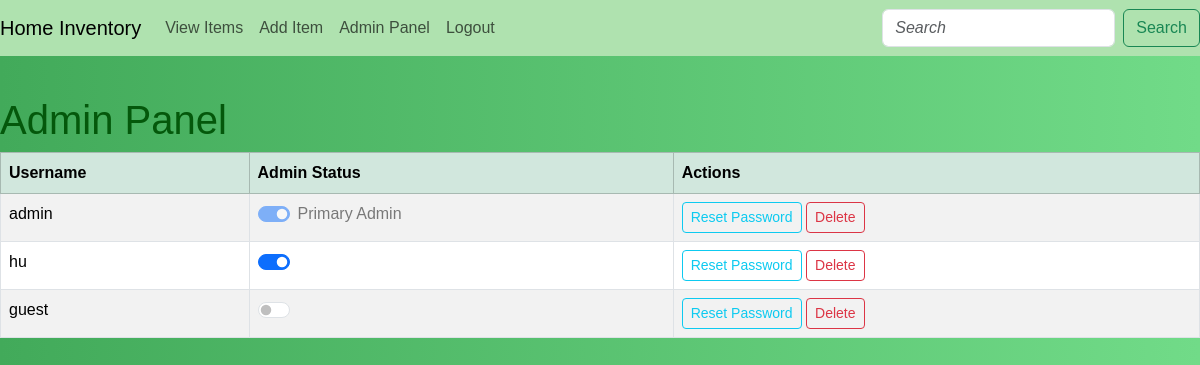
Page /admin (signed in) on the earlier database version.
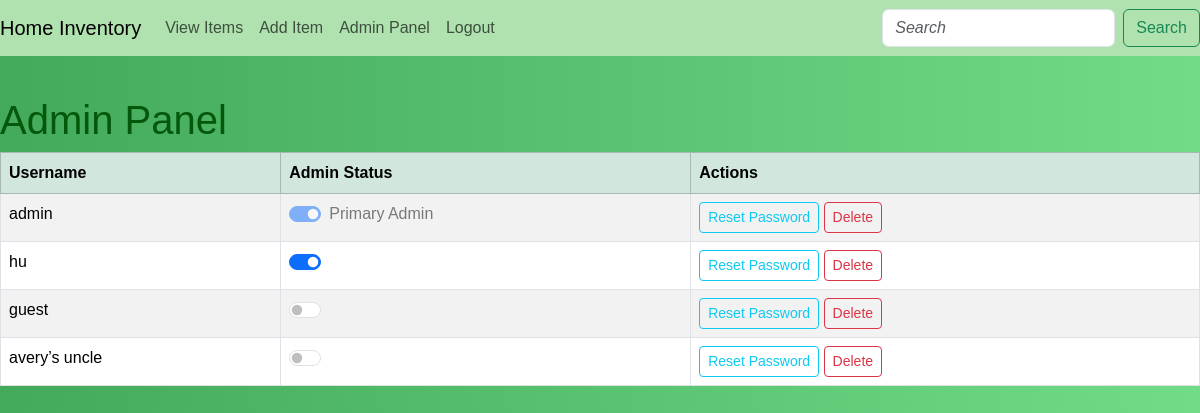
Same page on the later database version.
### app/models.py (models this page shows, shortened)
class User(UserMixin, db.Model):
    id = db.Column(db.Integer, primary_key=True)
    username = db.Column(db.String(150), unique=True, nullable=False)
    password = db.Column(db.String(150), nullable=False)
    security_question = db.Column(db.String(255), nullable=False)
    security_answer = db.Column(db.String(255), nullable=False)
    is_admin = db.Column(db.Boolean, default=False)

### app/routes.py (the view)
@app.route('/admin', methods=['GET', 'POST'])
@login_required
@admin_required
def admin():
    users = User.query.all()
    return render_template('admin.html', users=users)

### app/__init__.py (called while the page is built)
@login_manager.user_loader
def load_user(user_id):
    return models.User.query.get(int(user_id))

### app/templates/admin.html (shortened to what this page needs)
{% extends "base.html" %}
{% block content %}
<h1>Admin Panel</h1>
<table class="table table-striped table-bordered">
    <thead class="table-success">
        <tr>
            <th>Username</th>
            <th>Admin Status</th>
            <th>Actions</th>
        </tr>
    </thead>
    <tbody>
        {% for user in users %}
        <tr>
            <td>{{ user.username }}</td>
            <td>
                {% if user.username == 'admin' %}
                <div class="form-check form-switch">
                    <input class="form-check-input" type="checkbox" id="flexSwitchCheckCheckedDisabled" checked disabled>
                    <label class="form-check-label" for="flexSwitchCheckCheckedDisabled">Primary Admin</label>
                </div>
                {% else %}
                <form method="POST" action="{{ url_for('toggle_admin', user_id=user.id) }}">
                    <div class="form-check form-switch">
                        <input class="form-check-input" type="checkbox" id="flexSwitchCheck{{ user.id }}" {% if user.is_admin %}checked{% endif %} onchange="this.form.submit()">
                    </div>
                </form>
                {% endif %}
            </td>
            <td>
                <form method="POST" action="{{ url_for('reset_user_password', user_id=user.id) }}" style="display: inline;">
                    <button type="submit" class="btn btn-outline-info btn-sm">Reset Password</button>
                </form>
                <form method="POST" action="{{ url_for('delete_user', user_id=user.id) }}" style="display: inline;" onsubmit="return confirm('Are you sure you want to delete this user?');">
                    <button type="submit" class="btn btn-outline-danger btn-sm">Delete</button>
                </form>
            </td>
        </tr>
        {% endfor %}
    </tbody>
</table>
{% endblock %}

### app/templates/base.html (shortened to what this page needs)
<!doctype html>
<html lang="en">
  <head>
    <link href="https://cdn.jsdelivr.net/npm/bootstrap@5.3.3/dist/css/bootstrap.min.css" rel="stylesheet">
    <link href="{{ url_for('static', filename='styles.css') }}" rel="stylesheet">
    <link rel="stylesheet" type="text/css" href="{{ url_for('static', filename='styles.css') }}">
  </head>
  <body>
    <nav class="navbar navbar-expand-lg navbar-light" style="background-color: #AFE2AF;">
      <a class="navbar-brand" href="{{ url_for('home') }}">Home Inventory</a>
      <div class="collapse navbar-collapse" id="navbarNav">
        <ul class="navbar-nav">
          {% if current_user.is_authenticated %}
            <li class="nav-item"><a class="nav-link" href="{{ url_for('view_items') }}">View Items</a></li>
            {% if current_user.is_admin %}
              <li class="nav-item"><a class="nav-link" href="{{ url_for('add_item') }}">Add Item</a></li>
              <li class="nav-item"><a class="nav-link" href="{{ url_for('admin') }}">Admin Panel</a></li>
            {% endif %}
            <li class="nav-item"><a class="nav-link" href="{{ url_for('auth.logout') }}">Logout</a></li>
          {% else %}
            <li class="nav-item"><a class="nav-link" href="{{ url_for('auth.login') }}">Login</a></li>
            <li class="nav-item"><a class="nav-link" href="{{ url_for('auth.register') }}">Register</a></li>
          {% endif %}
        </ul>
        <form class="d-flex ms-auto" action="{{ url_for('view_items') }}" method="GET" role="search">
          <input class="form-control me-2" type="search" placeholder="Search" name="search" aria-label="Search">
          <button class="btn btn-outline-success" type="submit">Search</button>
        </form>
      </div>
    </nav>
    <div class="container-fluid p-0">
      {% block content %}{% endblock %}
    </div>
  </body>
</html>

### app/static/styles.css (style rules this page uses)
body { background: linear-gradient(to right, #42aa5a 0%, #71db88 100%); font-family: Arial, sans-serif; }
h1 { color: #04580b; margin-top: 1em; }
.table { min-width: 500px; }
input::placeholder, textarea::placeholder { font-style: italic; font-size: 16px; }

Differences in the rows shown:
added User: username "avery’s uncle"
